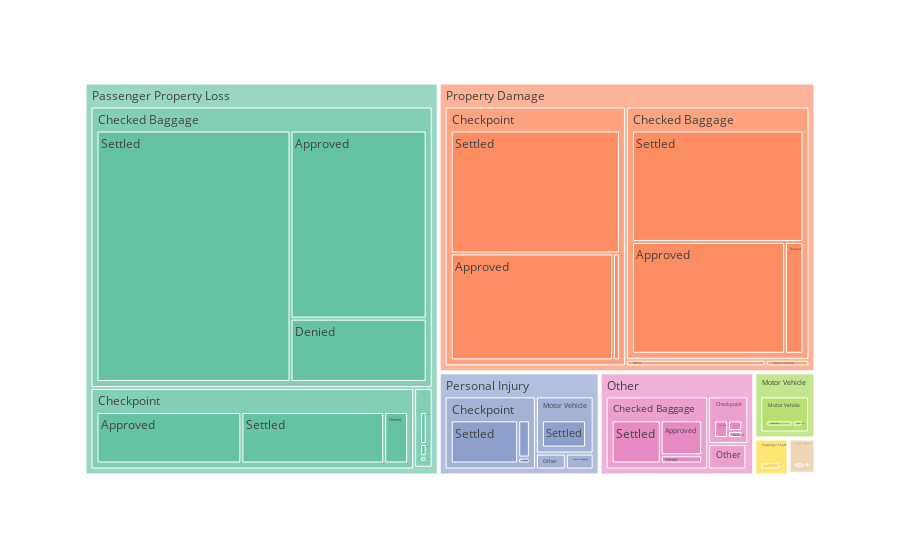

Notebook code for this chart:
### Markdown cell above
### Bagaimana hubungan klaim yang diterima terhadap lokasi dan jenis penyelesaiannya?

### Code cell
fig = px.treemap(df, path=['Claim Type','Claim Site','Disposition'],values='Close Amount',color_discrete_sequence=px.colors.qualitative.Set2)
fig.show()

### Figure 1 — Plotly figure (JSON) as saved in the notebook; plotly's stock layout.template omitted (floating-point values rounded to 4 significant figures)
{"data": [{"branchvalues": "total", "domain": {"x": [0, 1], "y": [0, 1]}, "hovertemplate": "labels=%{label}<br>Close Amount=%{value}<br>parent=%{parent}<br>id=%{id}<extra></extra>", "ids": ["Employee Loss (MPCECA)/Checked Baggage/Approved", "Motor Vehicle/Checked Baggage/Approved", "Other/Checked Baggage/Approved", "Passenger Property Loss/Checked Baggage/Approved", "Passenger Theft/Checked Baggage/Approved", "Personal Injury/Checked Baggage/Approved", "Property Damage/Checked Baggage/Approved", "Employee Loss (MPCECA)/Checkpoint/Approved", "Other/Checkpoint/Approved", "Passenger Property Loss/Checkpoint/Approved", "Passenger Theft/Checkpoint/Approved", "Personal Injury/Checkpoint/Approved", "Property Damage/Checkpoint/Approved", "Employee Loss (MPCECA)/Motor Vehicle/Approved", "Motor Vehicle/Motor Vehicle/Approved", "Other/Motor Vehicle/Approved", "Passenger Property Loss/Motor Vehicle/Approved", "Personal Injury/Motor Vehicle/Approved", "Property Damage/Motor Vehicle/Approved", "Employee Loss (MPCECA)/Other/Approved", "Motor Vehicle/Other/Approved", "Other/Other/Approved", "Passenger Property Loss/Other/Approved", "Passenger Theft/Other/Approved", "Personal Injury/Other/Approved", "Property Damage/Other/Approved", "Property Damage/Bus Station/Denied", "Employee Loss (MPCECA)/Checked Baggage/Denied", "Motor Vehicle/Checked Baggage/Denied", "Other/Checked Baggage/Denied", "Passenger Property Loss/Checked Baggage/Denied", "Passenger Theft/Checked Baggage/Denied", "Personal Injury/Checked Baggage/Denied", "Property Damage/Checked Baggage/Denied", "Employee Loss (MPCECA)/Checkpoint/Denied", "Other/Checkpoint/Denied", "Passenger Property Loss/Checkpoint/Denied", "Passenger Theft/Checkpoint/Denied", "Personal Injury/Checkpoint/Denied", "Property Damage/Checkpoint/Denied", "Employee Loss (MPCECA)/Motor Vehicle/Denied", "Motor Vehicle/Motor Vehicle/Denied", "Passenger Property Loss/Motor Vehicle/Denied", "Personal Injury/Motor Vehicle/Denied", "Property Damage/Motor Vehicle/Denied", "Employee Loss (MPCECA)/Other/Denied", "Motor Vehicle/Other/Denied", "Other/Other/Denied", "Passenger Property Loss/Other/Denied", "Personal Injury/Other/Denied", "Property Damage/Other/Denied", "-/Checked Baggage/Settled", "Bus Terminal/Checked Baggage/Settled", "Employee Loss (MPCECA)/Checked Baggage/Settled", "Motor Vehicle/Checked Baggage/Settled", "Other/Checked Baggage/Settled", "Passenger Property Loss/Checked Baggage/Settled", "Passenger Theft/Checked Baggage/Settled", "Personal Injury/Checked Baggage/Settled", "Property Damage/Checked Baggage/Settled", "-/Checkpoint/Settled", "Employee Loss (MPCECA)/Checkpoint/Settled", "Motor Vehicle/Checkpoint/Settled", "Other/Checkpoint/Settled", "Passenger Property Loss/Checkpoint/Settled", "Passenger Theft/Checkpoint/Settled", "Personal Injury/Checkpoint/Settled", "Property Damage/Checkpoint/Settled", "Employee Loss (MPCECA)/Motor Vehicle/Settled", "Motor Vehicle/Motor Vehicle/Settled", "Passenger Property Loss/Motor Vehicle/Settled", "Personal Injury/Motor Vehicle/Settled", "Property Damage/Motor Vehicle/Settled", "Passenger Property Loss/Not Defined/Settled", "Property Damage/Not Defined/Settled", "Employee Loss (MPCECA)/Other/Settled", "Other/Other/Settled", "Passenger Property Loss/Other/Settled", "Personal Injury/Other/Settled", "Property Damage/Other/Settled", "Property Damage/Bus Station", "-/Checked Baggage", "Bus Terminal/Checked Baggage", "Employee Loss (MPCECA)/Checked Baggage", "Motor Vehicle/Checked Baggage", "Other/Checked Baggage", "Passenger Property Loss/Checked Baggage", "Passenger Theft/Checked Baggage", "Personal Injury/Checked Baggage", "Property Damage/Checked Baggage", "-/Checkpoint", "Employee Loss (MPCECA)/Checkpoint", "Motor Vehicle/Checkpoint", "Other/Checkpoint", "Passenger Property Loss/Checkpoint", "Passenger Theft/Checkpoint", "Personal Injury/Checkpoint", "Property Damage/Checkpoint", "Employee Loss (MPCECA)/Motor Vehicle", "Motor Vehicle/Motor Vehicle", "Other/Motor Vehicle", "Passenger Property Loss/Motor Vehicle", "Personal Injury/Motor Vehicle", "Property Damage/Motor Vehicle", "Passenger Property Loss/Not Defined", "Property Damage/Not Defined", "Employee Loss (MPCECA)/Other", "Motor Vehicle/Other", "Other/Other", "Passenger Property Loss/Other", "Passenger Theft/Other", "Personal Injury/Other", "Property Damage/Other", "-", "Bus Terminal", "Employee Loss (MPCECA)", "Motor Vehicle", "Other", "Passenger Property Loss", "Passenger Theft", "Personal Injury", "Property Damage"], "labels": ["Approved", "Approved", "Approved", "Approved", "Approved", "Approved", "Approved", "Approved", "Approved", "Approved", "Approved", "Approved", "Approved", "Approved", "Approved", "Approved", "Approved", "Approved", "Approved", "Approved", "Approved", "Approved", "Approved", "Approved", "Approved", "Approved", "Denied", "Denied", "Denied", "Denied", "Denied", "Denied", "Denied", "Denied", "Denied", "Denied", "Denied", "Denied", "Denied", "Denied", "Denied", "Denied", "Denied", "Denied", "Denied", "Denied", "Denied", "Denied", "Denied", "Denied", "Denied", "Settled", "Settled", "Settled", "Settled", "Settled", "Settled", "Settled", "Settled", "Settled", "Settled", "Settled", "Settled", "Settled", "Settled", "Settled", "Settled", "Settled", "Settled", "Settled", "Settled", "Settled", "Settled", "Settled", "Settled", "Settled", "Settled", "Settled", "Settled", "Settled", "Bus Station", "Checked Baggage", "Checked Baggage", "Checked Baggage", "Checked Baggage", "Checked Baggage", "Checked Baggage", "Checked Baggage", "Checked Baggage", "Checked Baggage", "Checkpoint", "Checkpoint", "Checkpoint", "Checkpoint", "Checkpoint", "Checkpoint", "Checkpoint", "Checkpoint", "Motor Vehicle", "Motor Vehicle", "Motor Vehicle", "Motor Vehicle", "Motor Vehicle", "Motor Vehicle", "Not Defined", "Not Defined", "Other", "Other", "Other", "Other", "Other", "Other", "Other", "-", "Bus Terminal", "Employee Loss (MPCECA)", "Motor Vehicle", "Other", "Passenger Property Loss", "Passenger Theft", "Personal Injury", "Property Damage"], "name": "", "parents": ["Employee Loss (MPCECA)/Checked Baggage", "Motor Vehicle/Checked Baggage", "Other/Checked Baggage", "Passenger Property Loss/Checked Baggage", "Passenger Theft/Checked Baggage", "Personal Injury/Checked Baggage", "Property Damage/Checked Baggage", "Employee Loss (MPCECA)/Checkpoint", "Other/Checkpoint", "Passenger Property Loss/Checkpoint", "Passenger Theft/Checkpoint", "Personal Injury/Checkpoint", "Property Damage/Checkpoint", "Employee Loss (MPCECA)/Motor Vehicle", "Motor Vehicle/Motor Vehicle", "Other/Motor Vehicle", "Passenger Property Loss/Motor Vehicle", "Personal Injury/Motor Vehicle", "Property Damage/Motor Vehicle", "Employee Loss (MPCECA)/Other", "Motor Vehicle/Other", "Other/Other", "Passenger Property Loss/Other", "Passenger Theft/Other", "Personal Injury/Other", "Property Damage/Other", "Property Damage/Bus Station", "Employee Loss (MPCECA)/Checked Baggage", "Motor Vehicle/Checked Baggage", "Other/Checked Baggage", "Passenger Property Loss/Checked Baggage", "Passenger Theft/Checked Baggage", "Personal Injury/Checked Baggage", "Property Damage/Checked Baggage", "Employee Loss (MPCECA)/Checkpoint", "Other/Checkpoint", "Passenger Property Loss/Checkpoint", "Passenger Theft/Checkpoint", "Personal Injury/Checkpoint", "Property Damage/Checkpoint", "Employee Loss (MPCECA)/Motor Vehicle", "Motor Vehicle/Motor Vehicle", "Passenger Property Loss/Motor Vehicle", "Personal Injury/Motor Vehicle", "Property Damage/Motor Vehicle", "Employee Loss (MPCECA)/Other", "Motor Vehicle/Other", "Other/Other", "Passenger Property Loss/Other", "Personal Injury/Other", "Property Damage/Other", "-/Checked Baggage", "Bus Terminal/Checked Baggage", "Employee Loss (MPCECA)/Checked Baggage", "Motor Vehicle/Checked Baggage", "Other/Checked Baggage", "Passenger Property Loss/Checked Baggage", "Passenger Theft/Checked Baggage", "Personal Injury/Checked Baggage", "Property Damage/Checked Baggage", "-/Checkpoint", "Employee Loss (MPCECA)/Checkpoint", "Motor Vehicle/Checkpoint", "Other/Checkpoint", "Passenger Property Loss/Checkpoint", "Passenger Theft/Checkpoint", "Personal Injury/Checkpoint", "Property Damage/Checkpoint", "Employee Loss (MPCECA)/Motor Vehicle", "Motor Vehicle/Motor Vehicle", "Passenger Property Loss/Motor Vehicle", "Personal Injury/Motor Vehicle", "Property Damage/Motor Vehicle", "Passenger Property Loss/Not Defined", "Property Damage/Not Defined", "Employee Loss (MPCECA)/Other", "Other/Other", "Passenger Property Loss/Other", "Personal Injury/Other", "Property Damage/Other", "Property Damage", "-", "Bus Terminal", "Employee Loss (MPCECA)", "Motor Vehicle", "Other", "Passenger Property Loss", "Passenger Theft", "Personal Injury", "Property Damage", "-", "Employee Loss (MPCECA)", "Motor Vehicle", "Other", "Passenger Property Loss", "Passenger Theft", "Personal Injury", "Property Damage", "Employee Loss (MPCECA)", "Motor Vehicle", "Other", "Passenger Property Loss", "Personal Injury", "Property Damage", "Passenger Property Loss", "Property Damage", "Employee Loss (MPCECA)", "Motor Vehicle", "Other", "Passenger Property Loss", "Passenger Theft", "Personal Injury", "Property Damage", "", "", "", "", "", "", "", "", ""], "type": "treemap", "values": [15000.0, 190, 206300.0, 1620000.0, 10890.0, 3343.0, 1165000.0, 6204.0, 43486, 668800.0, 2683.0, 63050.0, 1178000.0, 80.67, 138600.0, 3707.0, 1036.0, 8134.0, 9793.0, 30, 1579.0, 25160.0, 8862.0, 198, 7716.0, 19610.0, 0, 995.9, 0, 48690.0, 545400.0, 3106, 0, 140600.0, 697.5, 28620.0, 110600.0, 0, 10000, 49690.0, 0, 1604.0, 0, 0, 0, 410.6, 0, 9656.0, 51757, 800, 4150, 586.9, 70, 15600.0, 141, 302500.0, 3086000.0, 41330.0, 29530.0, 1301000.0, 1667.0, 5780.0, 50, 70300.0, 659300.0, 3422.0, 421700.0, 1412000.0, 250, 54820.0, 482, 236800.0, 6322.0, 267.2, 25, 1053.0, 37770.0, 19870.0, 26780.0, 27660.0, 0, 586.9, 70, 31600.0, 331, 557600.0, 5252000.0, 55330.0, 32870.0, 2607000.0, 1667.0, 12680.0, 50, 142400.0, 1439000.0, 6104.0, 494700.0, 2640000.0, 330.7, 195000.0, 3707.0, 1518.0, 245000.0, 16120.0, 267.2, 25, 1494.0, 1579.0, 72580.0, 80490.0, 198, 35290.0, 51420.0, 2254.0, 70, 46100.0, 197000.0, 776300.0, 6773000.0, 61630.0, 807800.0, 5314000.0]}], "layout": {"legend": {"tracegroupgap": 0}, "margin": {"t": 60}, "treemapcolorway": ["rgb(102,194,165)", "rgb(252,141,98)", "rgb(141,160,203)", "rgb(231,138,195)", "rgb(166,216,84)", "rgb(255,217,47)", "rgb(229,196,148)", "rgb(179,179,179)"]}}
